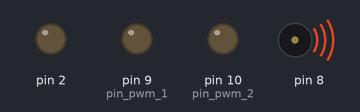
The sketch below on a simulated Arduino Uno, built with avr-gcc and run on an emulated ATmega328P. On the bench: output pins drawn as LEDs (lit = HIGH), buzzer (waves = sounding).

Above: at 0.5 s.
At 17.7 s:
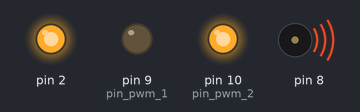
At 34.5 s:
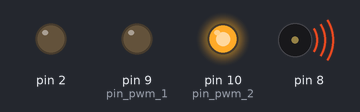
Timing chart, 0 to 36.8 s (numbered marks = the images above):
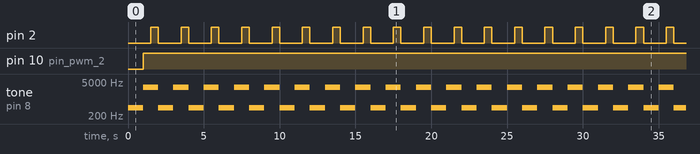

Measured:
- by itself, pin 2: alternates HIGH for 0.50 s and LOW for 1.5 s
- by itself, pin 10 (pin_pwm_2): LOW → HIGH at 1.0 s
- by itself, tone on pin 8: alternates 3000 Hz for 1.0 s and 440 Hz for 1.0 s

The sketch:

Polizei_auto.ino
```cpp
void loop () {
 digitalWrite(2,LOW);
 tone(8,440,1000);
 delay(1000);
 tone(8,3000,1000);
fahre_vor ();
delay(500);
digitalWrite(2,HIGH);
delay(500);
 }
int pin_pwm_1 = 9;
int pin_pwm_2 = 10;
void setup( ){
pinMode(pin_pwm_1, OUTPUT);
pinMode(2,OUTPUT);
pinMode(pin_pwm_2, OUTPUT);
}
void anhalten() {
analogWrite(pin_pwm_1, 0);
analogWrite(pin_pwm_2, 0);
delay(300);
}
void fahre_vor() {

analogWrite(pin_pwm_1, 0);
analogWrite(pin_pwm_2, 255); // 0 <= geschwindigkeit <= 255
}
void fahre_zurueck() {
anhalten();
analogWrite(pin_pwm_1, 255); // 0 <= geschwindigkeit <= 255
analogWrite(pin_pwm_2, 0);
}
```
